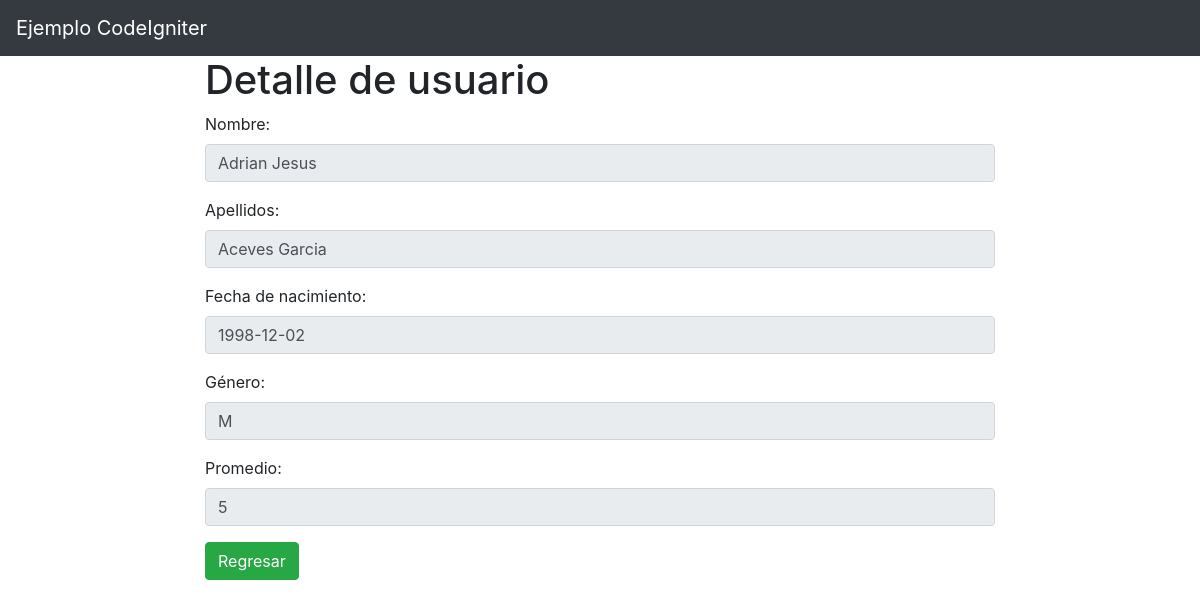
The page /index.php/cinicio/alumnoDetalle/1 on the database its author committed.
### tables this page shows
CREATE TABLE IF NOT EXISTS `alumnos` (
  `id` int(11) NOT NULL AUTO_INCREMENT,
  `nombre` varchar(35) NOT NULL,
  `apellidos` varchar(35) DEFAULT NULL,
  `nacimiento` date DEFAULT NULL,
  `promedio` tinyint(4) DEFAULT NULL,
  `sexo` char(1) DEFAULT NULL,
  PRIMARY KEY (`id`),
  UNIQUE KEY `idx_nombreApellidoFecha` (`nombre`,`apellidos`,`nacimiento`),
  KEY `nombre` (`nombre`(10),`apellidos`(20))
);

### application/controllers/Cinicio.php (called while the page is built, shortened)
<?php
class Cinicio extends CI_Controller {
	public function __construct()
	{
		$this->load->library("form_validation");
	}
	public function alumnoDetalle($id)
	{
		$this->load->model("Minicio");
		$alumno = $this->Minicio->getAlumnoId($id);
		$data["alumno"] = $alumno->result();
		$this->load->view("encabezado",array("titulo"=>"Detalle alumno"));
		$this->load->view("alumnoDetalle", $data);
		$this->load->view("piepagina");
	}
}

### index.php (called while the page is built, shortened)
<?php
require_once BASEPATH.'core/CodeIgniter.php';

### application/models/Minicio.php (called while the page is built, shortened)
<?php
class Minicio extends CI_Model
{
	function getAlumnoId($id){
		$data["id"] = $id;
		return $this->db->get_where("alumnos",$data);
	}
}
?>

### application/views/alumnoDetalle.php (the view)
<h1>Detalle de usuario</h1>
  <form action="" method="">
    <div class="form-group text-left">
      <label for="nombre">Nombre:</label>
      <input type="text" name="nombre" class="form-control"
      value="<?php echo $alumno[0]->nombre; ?>" disabled
      >
    </div>
    <div class="form-group text-left">
      <label for="apellidos">Apellidos:</label>
      <input type="text" name="apellidos" class="form-control"
      value="<?php echo $alumno[0]->apellidos; ?>" disabled
      >
    </div>
    <div class="form-group text-left">
      <label for="nacimiento">Fecha de nacimiento:</label>
      <input type="text" name="nacimiento" class="form-control"
      value="<?php echo $alumno[0]->nacimiento; ?>" disabled
      >
    </div>
    <div class="form-group text-left">
      <label for="sexo">Género:</label>
      <input type="text" name="sexo" class="form-control"
      value="<?php echo $alumno[0]->sexo; ?>" disabled
      >
    </div>
    <div class="form-group text-left">
      <label for="promedio">Promedio:</label>
      <input type="text" name="promedio" class="form-control"
      value="<?php echo $alumno[0]->promedio; ?>" disabled
      >
    </div>
  </form>
  <a href="<?php echo site_url('cinicio/alumnos'); ?>" class="btn btn-success">Regresar</a>

### rows shown on the page
alumnos: nombre "Adrian Jesus", apellidos "Aceves Garcia", nacimiento "1998-12-02", sexo "M", promedio "5"
